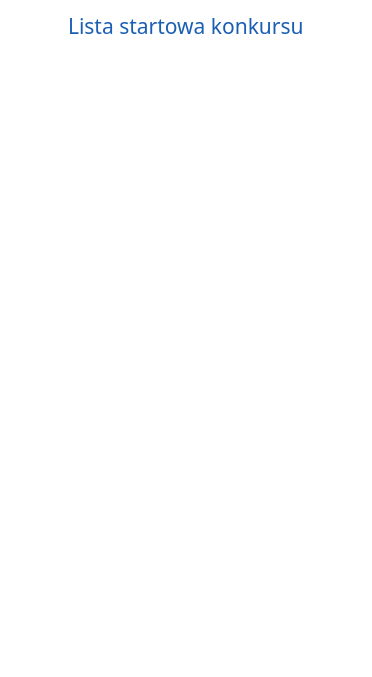
<?xml version="1.0" encoding="UTF-8"?>
<ui version="4.0">
 <class>CompetitionStartListDisplayWidget</class>
 <widget class="QWidget" name="CompetitionStartListDisplayWidget">
  <property name="geometry">
   <rect>
    <x>0</x>
    <y>0</y>
    <width>368</width>
    <height>677</height>
   </rect>
  </property>
  <property name="sizePolicy">
   <sizepolicy hsizetype="Expanding" vsizetype="Expanding">
    <horstretch>0</horstretch>
    <verstretch>0</verstretch>
   </sizepolicy>
  </property>
  <property name="windowTitle">
   <string>Form</string>
  </property>
  <property name="styleSheet">
   <string notr="true">background: transparent;</string>
  </property>
  <layout class="QVBoxLayout" name="verticalLayout_2">
   <item>
    <layout class="QHBoxLayout" name="horizontalLayout_2">
     <item>
      <spacer name="horizontalSpacer_2">
       <property name="orientation">
        <enum>Qt::Horizontal</enum>
       </property>
       <property name="sizeHint" stdset="0">
        <size>
         <width>40</width>
         <height>20</height>
        </size>
       </property>
      </spacer>
     </item>
     <item>
      <widget class="QLabel" name="label">
       <property name="font">
        <font>
         <family>Quicksand Medium</family>
         <pointsize>16</pointsize>
         <bold>false</bold>
        </font>
       </property>
       <property name="styleSheet">
        <string notr="true">QLabel{
color: rgb(26, 95, 180);
}</string>
       </property>
       <property name="text">
        <string>Lista startowa konkursu</string>
       </property>
      </widget>
     </item>
     <item>
      <spacer name="horizontalSpacer_3">
       <property name="orientation">
        <enum>Qt::Horizontal</enum>
       </property>
       <property name="sizeHint" stdset="0">
        <size>
         <width>40</width>
         <height>20</height>
        </size>
       </property>
      </spacer>
     </item>
    </layout>
   </item>
   <item>
    <widget class="QScrollArea" name="scrollArea_itemsLayout">
     <property name="minimumSize">
      <size>
       <width>350</width>
       <height>550</height>
      </size>
     </property>
     <property name="maximumSize">
      <size>
       <width>350</width>
       <height>550</height>
      </size>
     </property>
     <property name="styleSheet">
      <string notr="true">QScrollArea{
background: transparent;
}
QScrollBar::handle{
border: 2px solid rgb(101, 23, 23);
background-color: rgb(255, 229, 190);
height: 10px;
width: 5px;
}</string>
     </property>
     <property name="widgetResizable">
      <bool>true</bool>
     </property>
     <widget class="QWidget" name="scrollAreaWidgetContents">
      <property name="geometry">
       <rect>
        <x>0</x>
        <y>0</y>
        <width>348</width>
        <height>548</height>
       </rect>
      </property>
      <layout class="QVBoxLayout" name="verticalLayout">
       <item>
        <layout class="QVBoxLayout" name="verticalLayout_items"/>
       </item>
       <item>
        <spacer name="verticalSpacer_2">
         <property name="orientation">
          <enum>Qt::Vertical</enum>
         </property>
         <property name="sizeHint" stdset="0">
          <size>
           <width>20</width>
           <height>40</height>
          </size>
         </property>
        </spacer>
       </item>
      </layout>
     </widget>
    </widget>
   </item>
   <item>
    <spacer name="verticalSpacer">
     <property name="orientation">
      <enum>Qt::Vertical</enum>
     </property>
     <property name="sizeType">
      <enum>QSizePolicy::Maximum</enum>
     </property>
     <property name="sizeHint" stdset="0">
      <size>
       <width>20</width>
       <height>10</height>
      </size>
     </property>
    </spacer>
   </item>
   <item>
    <layout class="QHBoxLayout" name="horizontalLayout">
     <item>
      <layout class="QHBoxLayout" name="horizontalLayout_downUpButtons">
       <item>
        <widget class="QPushButton" name="pushButton_up">
         <property name="minimumSize">
          <size>
           <width>45</width>
           <height>45</height>
          </size>
         </property>
         <property name="maximumSize">
          <size>
           <width>45</width>
           <height>45</height>
          </size>
         </property>
         <property name="text">
          <string/>
         </property>
         <property name="icon">
          <iconset resource="../../../../assets.qrc">
           <normaloff>:/img/up-arrow.png</normaloff>:/img/up-arrow.png</iconset>
         </property>
         <property name="iconSize">
          <size>
           <width>40</width>
           <height>40</height>
          </size>
         </property>
         <property name="autoDefault">
          <bool>false</bool>
         </property>
         <property name="flat">
          <bool>true</bool>
         </property>
        </widget>
       </item>
       <item>
        <widget class="QPushButton" name="pushButton_down">
         <property name="minimumSize">
          <size>
           <width>45</width>
           <height>45</height>
          </size>
         </property>
         <property name="maximumSize">
          <size>
           <width>45</width>
           <height>45</height>
          </size>
         </property>
         <property name="text">
          <string/>
         </property>
         <property name="icon">
          <iconset resource="../../../../assets.qrc">
           <normaloff>:/img/down.png</normaloff>:/img/down.png</iconset>
         </property>
         <property name="iconSize">
          <size>
           <width>40</width>
           <height>40</height>
          </size>
         </property>
         <property name="autoDefault">
          <bool>false</bool>
         </property>
         <property name="flat">
          <bool>true</bool>
         </property>
        </widget>
       </item>
      </layout>
     </item>
     <item>
      <spacer name="horizontalSpacer">
       <property name="orientation">
        <enum>Qt::Horizontal</enum>
       </property>
       <property name="sizeHint" stdset="0">
        <size>
         <width>40</width>
         <height>20</height>
        </size>
       </property>
      </spacer>
     </item>
     <item>
      <widget class="QPushButton" name="pushButton_edit">
       <property name="minimumSize">
        <size>
         <width>60</width>
         <height>60</height>
        </size>
       </property>
       <property name="maximumSize">
        <size>
         <width>55</width>
         <height>55</height>
        </size>
       </property>
       <property name="text">
        <string/>
       </property>
       <property name="icon">
        <iconset resource="../../../../assets.qrc">
         <normaloff>:/img/pencil.png</normaloff>:/img/pencil.png</iconset>
       </property>
       <property name="iconSize">
        <size>
         <width>45</width>
         <height>45</height>
        </size>
       </property>
       <property name="flat">
        <bool>true</bool>
       </property>
      </widget>
     </item>
    </layout>
   </item>
  </layout>
 </widget>
 <resources>
  <include location="../../../../assets.qrc"/>
 </resources>
 <connections/>
</ui>
